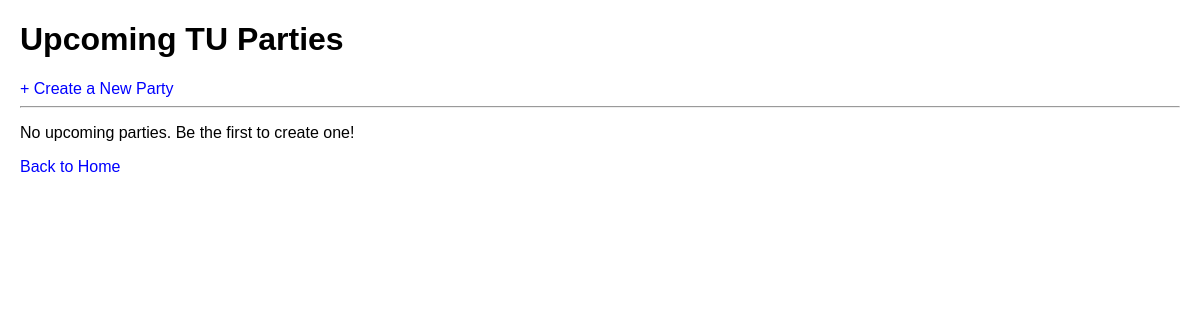
Page /tu_party/ (signed in) on the earlier database version.
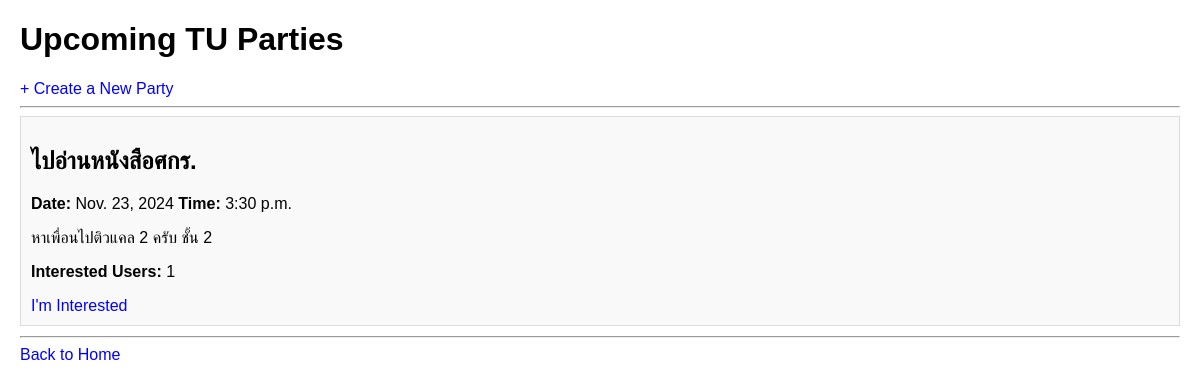
Same page on the later database version.
### tu_party/models.py (models this page shows, shortened)
class Party(models.Model):
    user = models.ForeignKey(User, on_delete=models.CASCADE, related_name="parties")
    title = models.CharField(max_length=255)
    description = models.TextField()
    event_date = models.DateField()
    event_time = models.TimeField()
    image = models.ImageField(upload_to="parties/images/", blank=True, null=True)
    created_at = models.DateTimeField(auto_now_add=True)

### tu_party/views.py (the view)
# urls.py: path("", views.party_list, name="party_list"),
@login_required
def party_list(request):
    parties = Party.objects.filter(event_date__gte=now().date()).order_by("event_date")
    return render(request, "tu_party/party_list.html", {"parties": parties})

### tu_party/templates/tu_party/party_list.html (shortened to what this page needs)
<!DOCTYPE html>
<html lang="en">
<head>
</head>
<body>
    <h1>Upcoming TU Parties</h1>
    <a href="{% url 'tu_party:create_party' %}">+ Create a New Party</a>
    <hr>
    {% for party in parties %}
    <div class="party-post">
        <h2>{{ party.title }}</h2>
        <p><strong>Date:</strong> {{ party.event_date }} <strong>Time:</strong> {{ party.event_time }}</p>
        <p>{{ party.description }}</p>
        <p><strong>Interested Users:</strong> {{ party.interested_users.count }}</p>
        <a href="{% url 'tu_party:interest_party' party.id %}">I'm Interested</a>
    </div>
    <hr>
    {% empty %}
    <p>No upcoming parties. Be the first to create one!</p>
    {% endfor %}
    <a href="{% url 'user_home' %}">Back to Home</a>
</body>
</html>

### tu_party/templates/tu_party/party_list.html (style rules this page uses)
body { font-family: Arial, sans-serif; margin: 20px; }
.party-post { border: 1px solid #ddd; padding: 10px; margin-bottom: 10px; background-color: #f9f9f9; }
a { color: blue; text-decoration: none; }

Differences in the rows shown:
added Party: title "ไปอ่านหนังสือศกร.", event_date "Nov. 23, 2024", event_time "3:30 p.m.", description "หาเพื่อนไปติวแคล 2 ครับ ชั้น 2", interested_users.count "1"
Other differences:
text no longer shown: "No upcoming parties. Be the first to create one!"
